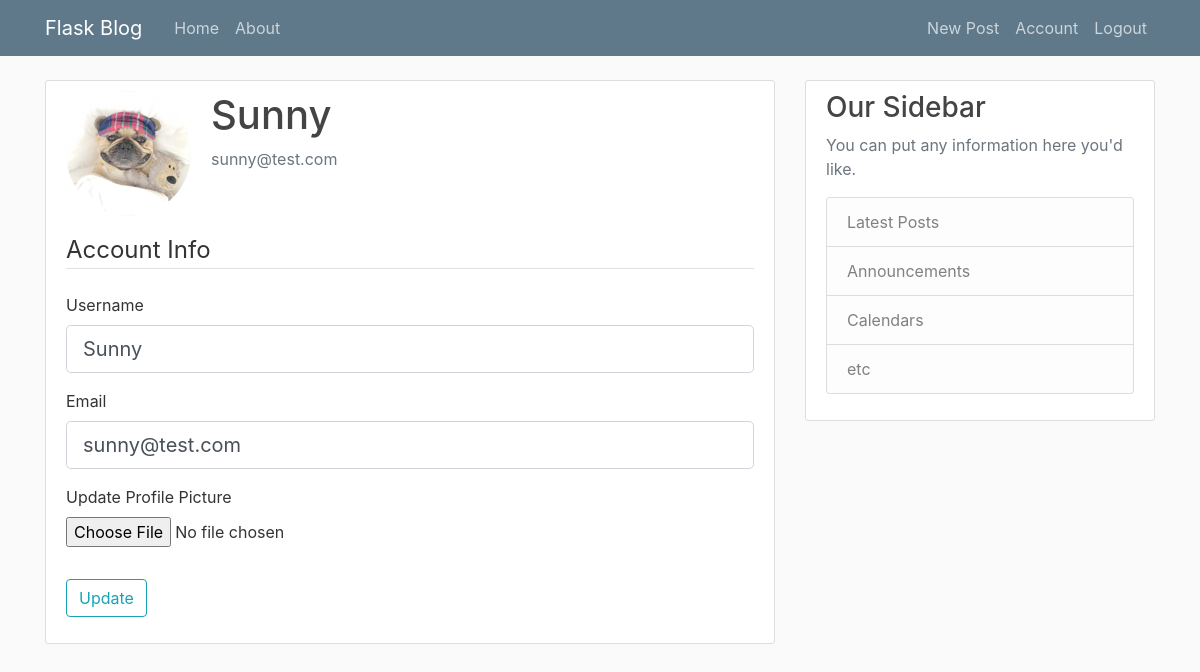
Page /account (signed in) on the earlier database version.
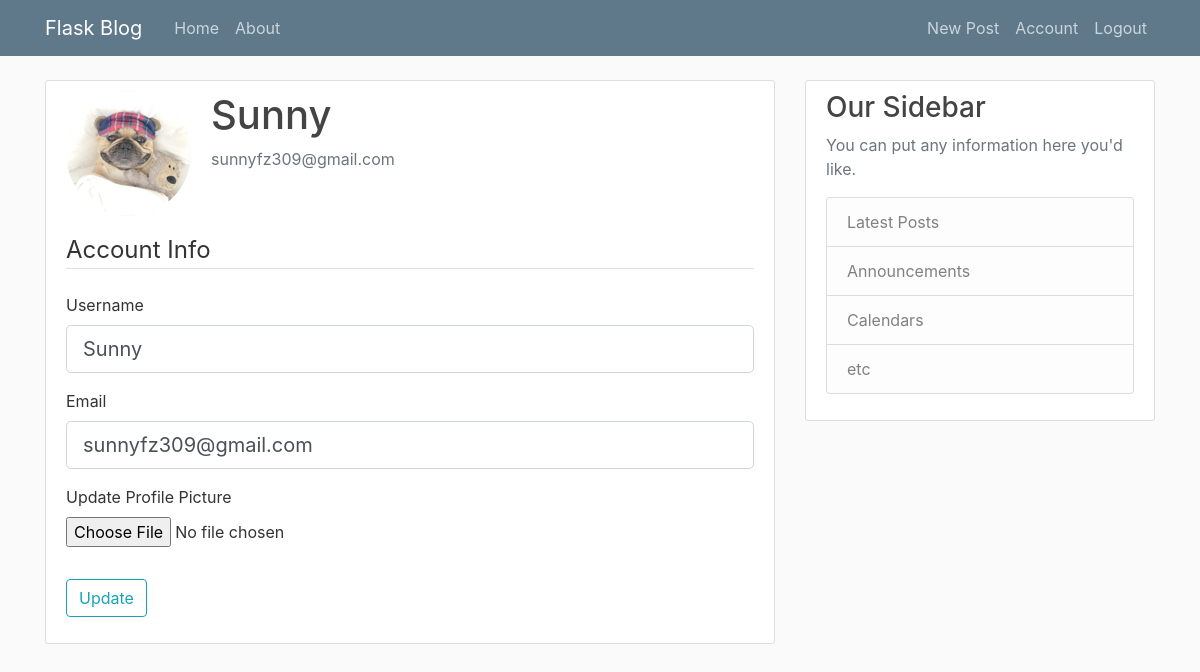
Same page on the later database version.
### flaskblog/models.py (models this page shows, shortened)
class User(db.Model, UserMixin):
    id = db.Column(db.Integer, primary_key=True)
    username = db.Column(db.String(20), unique=True, nullable=False)
    email = db.Column(db.String(120), unique=True, nullable=False)
    image_file = db.Column(db.String(20), nullable=False, default='default.jpg')
    password = db.Column(db.String(60), nullable=False)
    posts = db.relationship('Post', backref='author', lazy=True)

### flaskblog/routes.py (the view)
@app.route("/account", methods=['GET', 'POST'])
@login_required
def account():
    form = UpdateAccountForm()
    if form.validate_on_submit():
        if form.picture.data:
            picture_file = save_picture(form.picture.data)
            current_user.image_file = picture_file
        current_user.username = form.username.data
        current_user.email = form.email.data
        db.session.commit()
        flash('Your account has been updated!', 'success')
        return redirect(url_for('account'))
    elif request.method == 'GET':
        form.username.data = current_user.username
        form.email.data = current_user.email
    image_file = url_for('static', filename='profile_pics/' + current_user.image_file)
    return render_template('account.html', title='Account',
                           image_file=image_file, form=form)

### flaskblog/forms.py (shortened to what this page needs)
class UpdateAccountForm(FlaskForm):
    username = StringField('Username',
                           validators=[DataRequired(), Length(min=2, max=20)])
    email = StringField('Email',
                        validators=[DataRequired(), Email()])
    picture = FileField('Update Profile Picture', validators=[FileAllowed(['jpg', 'png'])])
    submit = SubmitField('Update')

### flaskblog/models.py (called while the page is built)
@login_manager.user_loader
def load_user(user_id):
    return User.query.get(int(user_id))

### flaskblog/templates/account.html (shortened to what this page needs)
{% extends "layout.html" %}
{% block content %}
<div class="content-section">
  <div class="media">
    <img class="rounded-circle account-img" src="{{ image_file }}">
    <div class="media-body">
      <h2 class="account-heading">{{ current_user.username }}</h2>
      <p class="text-secondary">{{ current_user.email }}</p>
    </div>
  </div>
  <form method="POST" action="" enctype="multipart/form-data">
			<fieldset class="form-group">
				<legend class="border-bottom mb-4">Account Info</legend>
				<div class="form-group">
					{{ form.username.label(class="form-control-label") }}
					{% if form.username.errors %}
						{{ form.username(class="form-control form-control-lg is-invalid") }}
						<div class="invalid-feedback">
							{% for error in form.username.errors %}
								<span>{{ error }}</span>
							{% endfor %}
						</div>
					{% else %}
						{{ form.username(class="form-control form-control-lg") }}
					{% endif %}
				</div>
				<div class="form-group">
					{{ form.email.label(class="form-control-label") }}
					{% if form.email.errors %}
						{{ form.email(class="form-control form-control-lg is-invalid") }}
						<div class="invalid-feedback">
							{% for error in form.email.errors %}
								<span>{{ error }}</span>
							{% endfor %}
						</div>
					{% else %}
						{{ form.email(class="form-control form-control-lg") }}
					{% endif %}
				</div>
				<div class="form-group">
					{{ form.picture.label() }}
					{{ form.picture(class='form-control-file') }}
				</div>
			</fieldset>
			<div class="form-group">
				{{ form.submit(class="btn btn-outline-info") }}
			</div>
		</form>
</div>
{% endblock content %}

### flaskblog/templates/layout.html (shortened to what this page needs)
<!DOCTYPE html>
<html>
<head>
    <link rel="stylesheet" href="https://stackpath.bootstrapcdn.com/bootstrap/4.3.1/css/bootstrap.min.css">
    <link rel="stylesheet" type="text/css" href="{{ url_for('static', filename='main.css') }}">
</head>
<body>
	<header class="site-header">
      <nav class="navbar navbar-expand-md navbar-dark bg-steel fixed-top">
        <div class="container">
          <a class="navbar-brand mr-4" href="/">Flask Blog</a>
          <div class="collapse navbar-collapse" id="navbarToggle">
            <div class="navbar-nav mr-auto">
              <a class="nav-item nav-link" href="{{ url_for('home') }}">Home</a>
              <a class="nav-item nav-link" href="{{ url_for('about') }}">About</a>
            </div>
            <div class="navbar-nav">
              {% if current_user.is_authenticated %}
                <a class="nav-item nav-link" href="{{ url_for('new_post') }}">New Post</a>
                <a class="nav-item nav-link" href="{{ url_for('account') }}">Account</a>
                <a class="nav-item nav-link" href="{{ url_for('logout') }}">Logout</a>
              {% else %}
                <a class="nav-item nav-link" href="{{ url_for('login') }}">Login</a>
                <a class="nav-item nav-link" href="{{ url_for('register') }}">Register</a>
              {% endif %}
            </div>
          </div>
        </div>
      </nav>
    </header>
	<main role="main" class="container">
      <div class="row">
        <div class="col-md-8">
          {% block content %}{% endblock %}
        </div>
        <div class="col-md-4">
          <div class="content-section">
            <h3>Our Sidebar</h3>
            <p class='text-muted'>You can put any information here you'd like.
              <ul class="list-group">
                <li class="list-group-item list-group-item-light">Latest Posts</li>
                <li class="list-group-item list-group-item-light">Announcements</li>
                <li class="list-group-item list-group-item-light">Calendars</li>
                <li class="list-group-item list-group-item-light">etc</li>
              </ul>
            </p>
          </div>
        </div>
      </div>
    </main>
</body>
</html>

### flaskblog/static/main.css (style rules this page uses)
body { background: #fafafa; color: #333333; margin-top: 5rem; }
h1, h2, h3, h4, h5, h6 { color: #444444; }
.bg-steel { background-color: #5f788a; }
.site-header .navbar-nav .nav-link { color: #cbd5db; }
.content-section { background: #ffffff; padding: 10px 20px; border: 1px solid #dddddd; border-radius: 3px; margin-bottom: 20px; }
.account-img { height: 125px; width: 125px; margin-right: 20px; margin-bottom: 16px; }
.account-heading { font-size: 2.5rem; }

Differences in the rows shown:
changed User "Sunny": email "sunny@test.com" → "sunnyfz309@gmail.com"
